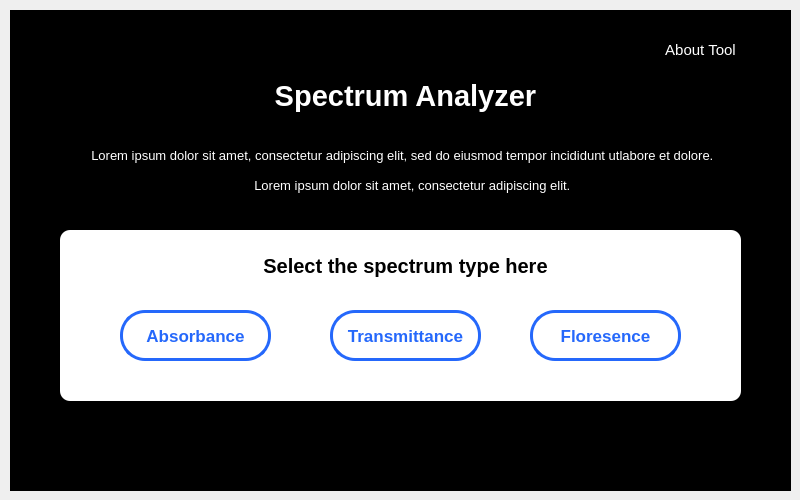
<?xml version="1.0" encoding="UTF-8"?>
<ui version="4.0">
 <class>home</class>
 <widget class="QDialog" name="home">
  <property name="geometry">
   <rect>
    <x>0</x>
    <y>0</y>
    <width>800</width>
    <height>500</height>
   </rect>
  </property>
  <property name="windowTitle">
   <string>Dialog</string>
  </property>
  <widget class="QLabel" name="label">
   <property name="geometry">
    <rect>
     <x>10</x>
     <y>10</y>
     <width>781</width>
     <height>481</height>
    </rect>
   </property>
   <property name="styleSheet">
    <string notr="true">background-color: rgb(0, 0, 0);
</string>
   </property>
   <property name="text">
    <string/>
   </property>
  </widget>
  <widget class="QLabel" name="ToolName">
   <property name="geometry">
    <rect>
     <x>260</x>
     <y>70</y>
     <width>291</width>
     <height>51</height>
    </rect>
   </property>
   <property name="font">
    <font>
     <pointsize>22</pointsize>
     <bold>true</bold>
    </font>
   </property>
   <property name="styleSheet">
    <string notr="true">color: rgb(255, 255, 255);</string>
   </property>
   <property name="text">
    <string>Spectrum Analyzer</string>
   </property>
   <property name="alignment">
    <set>Qt::AlignCenter</set>
   </property>
  </widget>
  <widget class="QLabel" name="Description">
   <property name="geometry">
    <rect>
     <x>40</x>
     <y>120</y>
     <width>721</width>
     <height>71</height>
    </rect>
   </property>
   <property name="font">
    <font>
     <pointsize>10</pointsize>
    </font>
   </property>
   <property name="styleSheet">
    <string notr="true">color: rgb(255, 255, 255);</string>
   </property>
   <property name="text">
    <string> Lorem ipsum dolor sit amet, consectetur adipiscing elit, sed do eiusmod tempor incididunt utlabore et dolore.</string>
   </property>
   <property name="alignment">
    <set>Qt::AlignCenter</set>
   </property>
  </widget>
  <widget class="QWidget" name="widget" native="true">
   <property name="geometry">
    <rect>
     <x>60</x>
     <y>230</y>
     <width>681</width>
     <height>171</height>
    </rect>
   </property>
   <property name="styleSheet">
    <string notr="true">border-radius:10px; border:0px solid;
background-color: rgb(255, 255, 255);</string>
   </property>
   <widget class="QLabel" name="label_3">
    <property name="geometry">
     <rect>
      <x>190</x>
      <y>20</y>
      <width>311</width>
      <height>31</height>
     </rect>
    </property>
    <property name="font">
     <font>
      <pointsize>15</pointsize>
      <bold>true</bold>
     </font>
    </property>
    <property name="styleSheet">
     <string notr="true">border-color: rgb(255, 255, 255);</string>
    </property>
    <property name="text">
     <string>Select the spectrum type here</string>
    </property>
    <property name="alignment">
     <set>Qt::AlignCenter</set>
    </property>
   </widget>
   <widget class="QPushButton" name="Absorbance">
    <property name="geometry">
     <rect>
      <x>60</x>
      <y>80</y>
      <width>151</width>
      <height>51</height>
     </rect>
    </property>
    <property name="font">
     <font>
      <pointsize>13</pointsize>
      <bold>true</bold>
     </font>
    </property>
    <property name="styleSheet">
     <string notr="true">border:3px solid;
border-radius:25px;
border-color: #2568FB;
color: rgb(37, 104, 251);
selection-color: rgb(37, 104, 251);
</string>
    </property>
    <property name="text">
     <string>Absorbance</string>
    </property>
   </widget>
   <widget class="QPushButton" name="Floresence">
    <property name="geometry">
     <rect>
      <x>470</x>
      <y>80</y>
      <width>151</width>
      <height>51</height>
     </rect>
    </property>
    <property name="font">
     <font>
      <pointsize>13</pointsize>
      <bold>true</bold>
     </font>
    </property>
    <property name="styleSheet">
     <string notr="true">border:3px solid;
border-radius:25px;
border-color: #2568FB;
color:#2568FB</string>
    </property>
    <property name="text">
     <string>Floresence</string>
    </property>
   </widget>
   <widget class="QPushButton" name="Transmittance">
    <property name="geometry">
     <rect>
      <x>270</x>
      <y>80</y>
      <width>151</width>
      <height>51</height>
     </rect>
    </property>
    <property name="font">
     <font>
      <pointsize>13</pointsize>
      <bold>true</bold>
     </font>
    </property>
    <property name="styleSheet">
     <string notr="true">border:3px solid;
border-radius:25px;
border-color: #2568FB;
color:#2568FB</string>
    </property>
    <property name="text">
     <string>Transmittance</string>
    </property>
   </widget>
  </widget>
  <widget class="QLabel" name="Description_2">
   <property name="geometry">
    <rect>
     <x>240</x>
     <y>150</y>
     <width>341</width>
     <height>71</height>
    </rect>
   </property>
   <property name="font">
    <font>
     <pointsize>10</pointsize>
    </font>
   </property>
   <property name="styleSheet">
    <string notr="true">color: rgb(255, 255, 255);</string>
   </property>
   <property name="text">
    <string> Lorem ipsum dolor sit amet, consectetur adipiscing elit.</string>
   </property>
   <property name="alignment">
    <set>Qt::AlignCenter</set>
   </property>
  </widget>
  <widget class="QLabel" name="AboutTool">
   <property name="geometry">
    <rect>
     <x>660</x>
     <y>40</y>
     <width>81</width>
     <height>20</height>
    </rect>
   </property>
   <property name="font">
    <font>
     <pointsize>11</pointsize>
    </font>
   </property>
   <property name="styleSheet">
    <string notr="true">color: rgb(255, 255, 255);</string>
   </property>
   <property name="text">
    <string>About Tool</string>
   </property>
   <property name="alignment">
    <set>Qt::AlignCenter</set>
   </property>
  </widget>
  <zorder>label</zorder>
  <zorder>widget</zorder>
  <zorder>ToolName</zorder>
  <zorder>Description</zorder>
  <zorder>Description_2</zorder>
  <zorder>AboutTool</zorder>
 </widget>
 <resources/>
 <connections/>
</ui>
